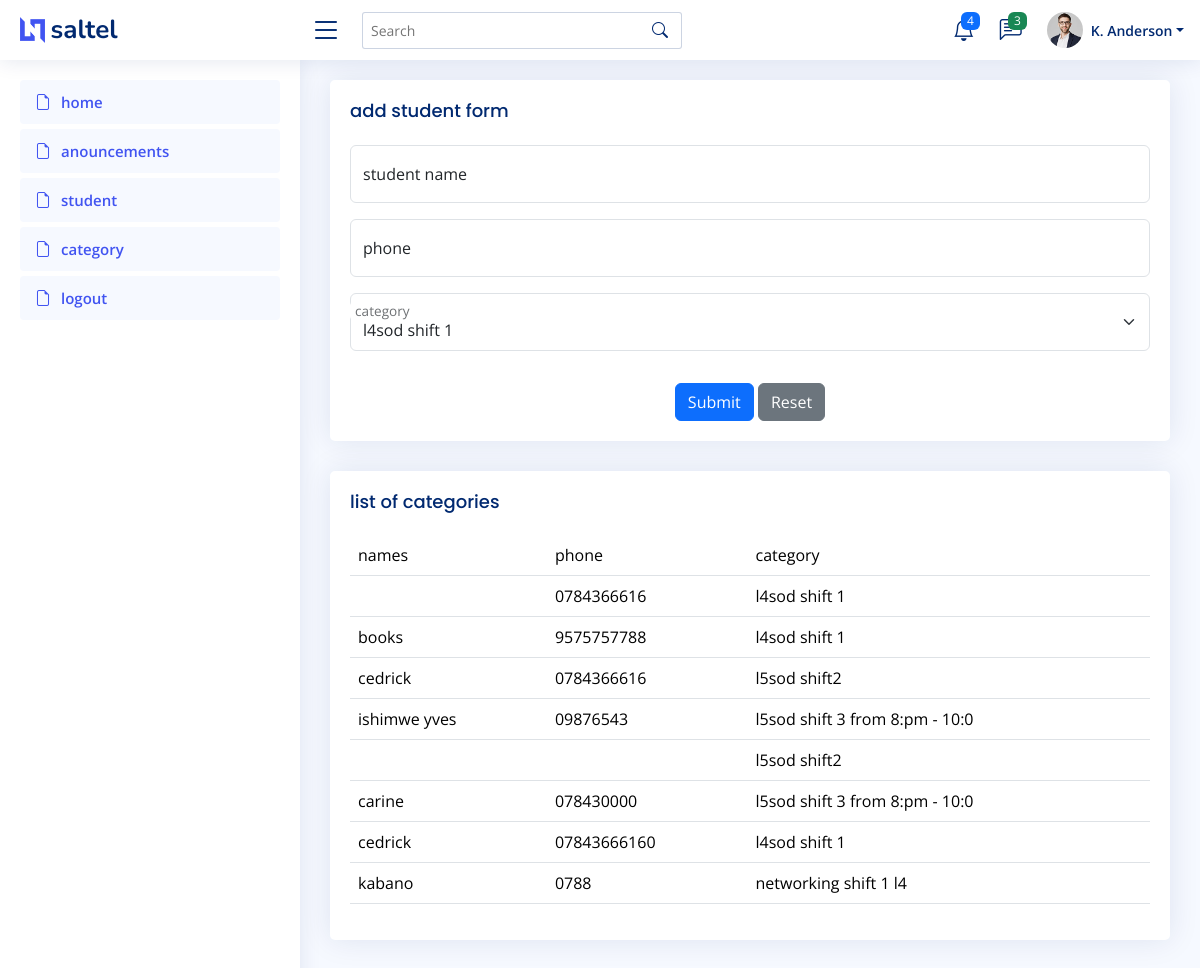
Screenshot of /Dashboard/student.php with the database file from the repository.
### tables this page shows
CREATE TABLE `student` (
  `id` int(11) NOT NULL,
  `names` varchar(30) NOT NULL,
  `phone` varchar(30) NOT NULL,
  `password` varchar(30) NOT NULL,
  `cid` int(11) NOT NULL
);

CREATE TABLE `category` (
  `id` int(11) NOT NULL,
  `title` varchar(30) NOT NULL
);

### Dashboard/student.php (the view, shortened to what this page needs)
<!DOCTYPE html>
<html lang="en">
<head>
  <link href="assets/vendor/bootstrap/css/bootstrap.min.css" rel="stylesheet">
  <link href="assets/vendor/bootstrap-icons/bootstrap-icons.css" rel="stylesheet">
  <link href="assets/vendor/boxicons/css/boxicons.min.css" rel="stylesheet">
  <link href="assets/vendor/quill/quill.snow.css" rel="stylesheet">
  <link href="assets/vendor/quill/quill.bubble.css" rel="stylesheet">
  <link href="assets/vendor/remixicon/remixicon.css" rel="stylesheet">
  <link href="assets/vendor/simple-datatables/style.css" rel="stylesheet">
  <link href="assets/css/style.css" rel="stylesheet">
</head>
<body>
  <?php
  include ("header.php");
  include ("asidemenu.php");
  ?>
  <main id="main" class="main">
    <section class="section">
      <div class="row">
        <div class="col-lg-12">
          <div class="card">
            <div class="card-body">
              <h5 class="card-title">add student form</h5>
              <form class="row g-3" method='post' action="student.php">
                <div class="col-md-12">
                  <div class="form-floating">
                    <input type="text" class="form-control" id="floatingName" placeholder="student name" name='name'>
                    <label for="floatingName">student name</label>
                  </div>
                </div>
                <div class="col-md-12">
                  <div class="form-floating">
                    <input type="text" class="form-control" id="floatingName" placeholder="student phone" name='phone'>
                    <label for="floatingName">phone</label>
                  </div>
                </div>
                <div class="form-floating mb-3">
                  <select class="form-select" id="floatingSelect" name='cid' aria-label="State">
                    <?php
                    include ("connection.php");
                    $result = mysqli_query($connection, "select * from category");
                    while ($row = mysqli_fetch_array($result)) {
                      ?>
                      <option value="<?php echo $row['id']; ?>"><?php echo $row['title']; ?></option>
                      <?php
                    }
                    ?>
                  </select>
                  <label for="floatingSelect">category</label>
                </div>
                <div class="text-center">
                  <button type="submit" class="btn btn-primary" name='submit'>Submit</button>
                  <button type="reset" class="btn btn-secondary">Reset</button>
                </div>
              </form>
            </div>
          </div>
        </div>
        <div class="col-lg-12">
          <div class="card">
            <div class="card-body">
              <h5 class="card-title">list of categories</h5>
              <table class='table'>
                <tr>
                  <td>names</td><td>phone</td><td>category</td>
                </tr>
                <?php
                include ("connection.php");
                $result = mysqli_query($connection, "select names,phone,title from student,category where student.cid=category.id");
                while ($row = mysqli_fetch_array($result)) {
                  ?>
                  <tr>
                    <td><?php echo $row['names']; ?></td>
                    <td><?php echo $row['phone']; ?></td>
                    <td><?php echo $row['title']; ?></td>
                  </tr>
                  <?php
                }
                ?>
              </table>
            </div>
          </div>
        </div>
      </div>
    </section>
  </main>
</body>
</html>

### Dashboard/assets/css/style.css (style rules this page uses)
:root { scroll-behavior: smooth; }
body { font-family: "Open Sans", sans-serif; background: #f6f9ff; color: #444444; }
h1, h2, h3, h4, h5, h6 { font-family: "Nunito", sans-serif; }
#main { margin-top: 60px; padding: 20px 30px; transition: all 0.3s; }
.card { margin-bottom: 30px; border: none; border-radius: 5px; box-shadow: 0px 0 30px rgba(1, 41, 112, 0.1); }
.card-title { padding: 20px 0 15px 0; font-size: 18px; font-weight: 500; color: #012970; font-family: "Poppins", sans-serif; }
.card-body { padding: 0 20px 20px 20px; }
@media (min-width: 1200px) { #main, #footer { margin-left: 300px; } }

### rows the page displays
student: phone "0784366616", category.title "l4sod shift 1"
student: names "books", phone "9575757788", category.title "l4sod shift 1"
student: names "cedrick", phone "0784366616", category.title "l5sod shift2"
student: names "ishimwe yves", phone "09876543", category.title "l5sod shift 3 from 8:pm - 10:0"
student: category.title "l5sod shift2"
student: names "carine", phone "078430000", category.title "l5sod shift 3 from 8:pm - 10:0"
student: names "cedrick", phone "07843666160", category.title "l4sod shift 1"
student: names "kabano", phone "0788", category.title "networking shift 1 l4"

### other values shown
form field cid "l4sod shift 1"
